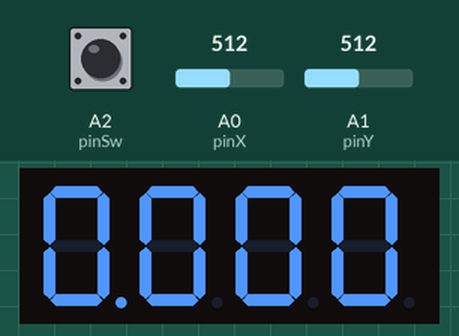
Bench run of a sketch on a simulated Arduino Uno, built with avr-gcc and run on an emulated ATmega328P. Shown: 4-digit seven-segment display. Wiring (inferred from the names in the program): 4-digit 7-segment display, segments lit when HIGH: segments pin 12, pin 8, pin 5, pin 3, pin 2, pin 11, pin 6, pin 4; digit selects pin 13, pin 10, pin 9, pin 7. Inputs (shaded band) come from the test bench; at power-on: A0 (pinX) = 512, A1 (pinY) = 512, A2 (pinSw) HIGH. The segment pins are drawn as the display they are named for.

Above: at 1.2 s.
1.3 s: A0 (pinX) set to 710
At 2.1 s:
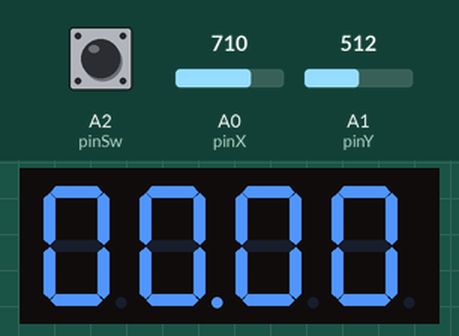
Timing chart, 0 to 4.3 s (numbered marks = the images above; inputs shaded):
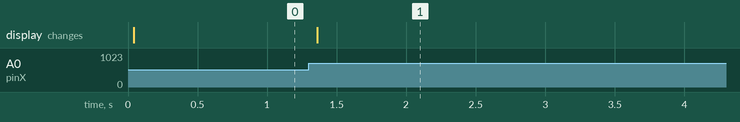

Measured:
- after the input at 1.3 s, the display: changes after 0.06 s (image 1)

The sketch:

Joystick___4_x_7-segmets_display.ino
```cpp
//DP lighted up on digit
const int pinX = A0; // A0 - analog pin connected to X output
const int pinY = A1; // A1 - analog pin connected to Y output
const int pinSw = A2; // digital pin connected to switch output

const int pinA = 12;
const int pinB = 8;
const int pinC = 5;
const int pinD = 3;
const int pinE = 2;
const int pinF = 11;
const int pinG = 6;
const int pinDP = 4;
const int pinD1 = 7;
const int pinD2 = 9;
const int pinD3 = 10;
const int pinD4 = 13;

const int segSize = 8;

const int noOfDisplays = 4;
const int noOfDigits = 10;
const int lowThreshold = 200;
const int highThreshold = 700;
const int pressInterval = 500;

int dpState = LOW;

int numberOnDigit = 0;
int currentDigit = 0;
int switchValue = 0;
int xValue = 0;
int yValue = 0;
int digit = 3;

int currentMillis = 0;
int previousMillis = 0;
int prevPressMillis = 0;
int currPressMilis = 0;

bool joyMovedX = false;
bool joyMovedY = false;
bool switchPressed = false;


int segments[segSize] = {
  pinA, pinB, pinC, pinD, pinE, pinF, pinG, pinDP
};

byte digitMatrix[noOfDigits][segSize - 1] = {
  // a  b  c  d  e  f  g
  {1, 1, 1, 1, 1, 1, 0}, // 0
  {0, 1, 1, 0, 0, 0, 0}, // 1
  {1, 1, 0, 1, 1, 0, 1}, // 2
  {1, 1, 1, 1, 0, 0, 1}, // 3
  {0, 1, 1, 0, 0, 1, 1}, // 4
  {1, 0, 1, 1, 0, 1, 1}, // 5
  {1, 0, 1, 1, 1, 1, 1}, // 6
  {1, 1, 1, 0, 0, 0, 0}, // 7
  {1, 1, 1, 1, 1, 1, 1}, // 8
  {1, 1, 1, 1, 0, 1, 1}  // 9
};

int digits[noOfDisplays] = {
  pinD4, pinD3, pinD2, pinD1
};
int digitValue[noOfDisplays] = {
  0, 0, 0, 0
};
int blinkInterval = 50;
void displayNumber(byte digit, byte decimalPoint) {
  //int currentMillis = 0;
  for (int i = 0; i < segSize - 1; i++) {
    digitalWrite(segments[i], digitMatrix[digit][i]);
  }
  digitalWrite(segments[segSize - 1], LOW);
}

// activate the display no. received as param
void showDigit(int num) {
  for (int i = 0; i < noOfDisplays; i++) {
    digitalWrite(digits[i], HIGH);

  }
  digitalWrite(digits[num], LOW);
}


void setup() {
  pinMode(pinSw, INPUT_PULLUP);
  for (int i = 0; i < segSize; i++) {
    pinMode(segments[i], OUTPUT);
  }
  for (int i = 0; i < noOfDisplays; i++) {
    pinMode(digits[i], OUTPUT);
  }
  Serial.begin(9600);
}

void loop() {
  xValue = analogRead(pinX);
  yValue = analogRead(pinY);
  switchValue = digitalRead(pinSw);

  currPressMilis = millis();
  if (switchValue == 0) {
    if (currPressMilis - prevPressMillis >= pressInterval){
      prevPressMillis = currPressMilis;
      switchPressed = !switchPressed;
    }
  }
  if (switchPressed) {
    if (joyMovedY == false) {
      if (yValue < lowThreshold) {
        if (digitValue[currentDigit] > 0) {
          digitValue[currentDigit]--;
        }
        else {
          digitValue[currentDigit] = 9;
        }
      }
      if (yValue > highThreshold) {
        if (digitValue[currentDigit] < 9) {
          digitValue[currentDigit]++;
        }
        else {
          digitValue[currentDigit] = 0;
        }
      }
      joyMovedY = true;
    }
    if (yValue >= lowThreshold && yValue <= highThreshold) {
      joyMovedY = false;
    }
  }
  else {
    if (joyMovedX == false) {
      if (xValue < lowThreshold) {
        if (currentDigit > 0) {
          currentDigit--;
        }
        else {
          currentDigit = 3;
        }
      }
      if (xValue > highThreshold) {
        if (currentDigit < 3) {
          currentDigit++;
        }
        else {
          currentDigit = 0;
        }
      }
      joyMovedX = true;
    }

    if (xValue >= lowThreshold && xValue <= highThreshold) {
      joyMovedX = false;
    }
  }


  if (digit >= 0) {
    showDigit(digit);

    displayNumber(digitValue[digit], HIGH);
    if (digit == currentDigit) {
      digitalWrite(pinDP, HIGH);
    }
    digit--;
  } else {
    digit = 3;
  }
}
```
